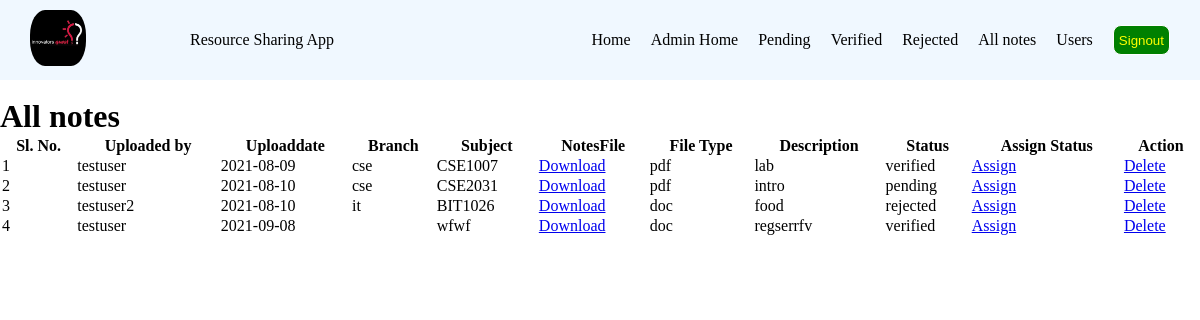
/all_notes/ (signed in), run on the app's committed database.
### resources/models.py (models this page shows, shortened)
class Note(models.Model):
    author = models.ForeignKey(CustomUser,on_delete=models.CASCADE)
    uploaddata = models.CharField(max_length=30)
    branch = models.CharField(max_length=20)
    subject = models.CharField(max_length=30)
    notesfile = models.FileField()
    filetype = models.CharField(max_length=20)
    description = models.CharField(max_length=200)
    status = models.CharField(max_length=30)

### users/models.py (models this page shows, shortened)
class CustomUser(AbstractUser):
    first_name = models.CharField(max_length=100)
    last_name = models.CharField(max_length=100)
    regno = models.CharField(max_length=10)
    email = models.CharField(max_length=100)
    branch = models.CharField(max_length=30,null=True)

### resources/views.py (the view)
# urls.py: path('all_notes/',all_notes,name='all_notes'),
def all_notes(request):
    if not request.user.is_authenticated or not request.user.is_staff:
        redirect('admin_login')
    else:
        notes = Note.objects.all()
    return render(request,'all_notes.html',{'notes':notes})

### resources/templates/all_notes.html
{% extends 'admin_base.html' %}
{% block content %}
<br>
<h1>All notes</h1>
<table style="width:100%">
    <tr>
      <th>Sl. No.</th>
      <th>Uploaded by</th>
      <th>Uploaddate</th>
      <th>Branch</th>
      <th>Subject</th>
      <th>NotesFile</th>
      <th>File Type</th>
      <th>Description</th>
      <th>Status</th>
      <th>Assign Status</th>
      <th>Action</th>
    </tr>
    {% for note in notes %}
    <tr>
        <td>{{ forloop.counter }}</td>
        <td>{{ note.author.username }}</td>
        <td>{{ note.uploaddata }}</td>
        <td>{{ note.branch }}</td>
        <td>{{ note.subject }}</td>
        <td><a href="{{ note.notesfile.url }}" download>Download</a></td>
        <td>{{ note.filetype }}</td>
        <td>{{ note.description }}</td>
        <td>{{ note.status }}</td>
        <td><a href="{% url 'assign_status' note.id %}" onclick="return confirm('Are you sure?')">Assign</a></td>
        <td><a href="{% url 'delete_note' note.id %}" onclick="return confirm('Are you sure?')">Delete</a></td>
    </tr>
    {% endfor %}
  </table>
{% endblock content %}

### resources/templates/admin_base.html (shortened to what this page needs)
<!DOCTYPE html>
{% load static %}
<html lang="en">
<head>
    <link rel="stylesheet" href="{% static '/css/base.css' %}">
</head>
<body>
    <nav>
        <div class="left">
            <img src="{% static '/images/logo.jpeg' %}" alt="">
        </div>
        <div class="center">
            <span class="nav-item">Resource Sharing App</span>
        </div>
        <div class="right">
            <a href="{% url 'index' %}" class="nav-item-link">Home</a>
            <a href="{% url 'admin_home' %}" class="nav-item-link">Admin Home</a>
            <a href="{% url 'pending_notes' %}" class="nav-item-link">Pending</a>
            <a href="{% url 'verified_notes' %}" class="nav-item-link">Verified</a>
            <a href="{% url 'rejected_notes' %}" class="nav-item-link">Rejected</a>
            <a href="{% url 'all_notes' %}" class="nav-item-link">All notes</a>
            <a href="{% url 'view_users' %}" class="nav-item-link">Users</a>
            {% if user.is_authenticated %}
            <div class="btns">
                <button><a href="{% url 'logout' %}">Signout</a></button>
            </div>
            {% else %}
            <div class="btns">
                <button ><a href="{% url 'user_login' %}">Login</a></button> |
                <button><a href="{% url 'signup' %}">Signup</a></button>
            </div>
            {% endif %}
        </div>
    </nav>
    <main>
        {% block content %}
        {% endblock content %}
    </main>
</body>
</html>

### resources/static/css/base.css (style rules this page uses)
* { margin: 0; padding: 0; }
nav { display: flex; justify-content: center; align-items: center; padding: 10px 0px; background-color: aliceblue; height: 60px; }
nav img { height: 56px; width: 56px; padding: 0px 10px; border-radius: 25px; }
.nav-item { list-style-type: none; padding: 0px 10px; }
.nav-item-link { text-decoration: none; color: black; padding: 0px 10px; display: flex; justify-content: center; align-items: center; }
.left { width: 10%; margin: auto; }
.center { width: 30%; margin: auto; }
.right { width: 50%; margin: auto; display: flex; justify-content: flex-end; }
.btns { padding: 0px 10px; }
button { height: 30px; padding: 5px; background-color: green; border: 1px solid white; border-radius: 8px; }
button a { text-decoration: none; color: yellow; }

### data on the page
Note: author.username "testuser", uploaddata "2021-08-09", branch "cse", subject "CSE1007", filetype "pdf", description "lab", status "verified"
Note: author.username "testuser", uploaddata "2021-08-10", branch "cse", subject "CSE2031", filetype "pdf", description "intro", status "pending"
Note: author.username "testuser2", uploaddata "2021-08-10", branch "it", subject "BIT1026", filetype "doc", description "food", status "rejected"
Note: author.username "testuser", uploaddata "2021-09-08", subject "wfwf", filetype "doc", description "regserrfv", status "verified"
